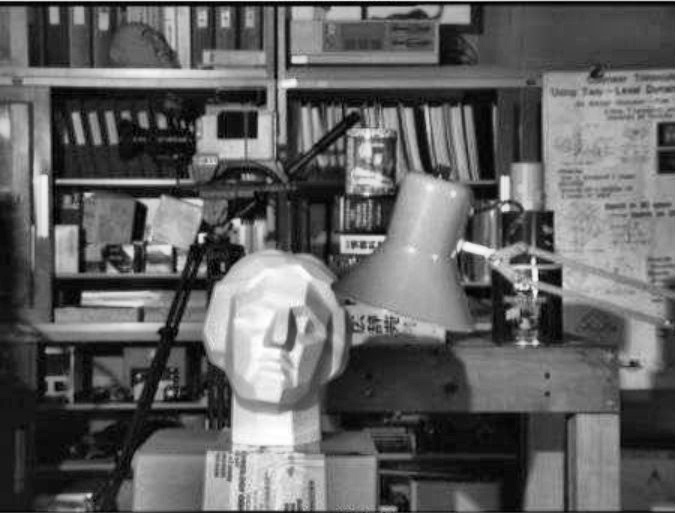
#> input picture DATA-ANALYSIS -LEVEL-1/6. Session-3_Exploring the World of Images and Data with NumPy and OpenCV/Images/clahe.jpg, 676 x 513 px, given in place of the camera
$ python Mini_Project.py
#> lines starting #> are read from the running program, lines starting #| are printed output that depends on the picture; after the words box and inside, x2 and y2 are one past the last pixel; in counts of white or black regions, pixels touching at a corner belong together
# Mini Project
# Interactive Image Editor with OpenCV
# It provides an interactive GUI where users can apply filters, adjust brightness/contrast, draw shapes, add text, and transform images in real time.

# Features
# ✅ Live Webcam Feed
# ✅ Interactive Trackbars for Adjustments
# ✅ Drawing & Text Overlays
# ✅ Image Transformations (Rotate, Flip, Crop, Resize)
# ✅ Multiple Filters (Blur, Grayscale, Edge Detection, etc.)


import cv2
import numpy as np

# Initialize webcam
cap = cv2.VideoCapture(0)

# Create a window with trackbars
cv2.namedWindow("Interactive Image Editor")

# Trackbar callbacks (do nothing, just needed for OpenCV)
def nothing(x):
    pass

# Create trackbars for brightness, contrast, and filters
cv2.createTrackbar("Brightness", "Interactive Image Editor", 50, 100, nothing)
cv2.createTrackbar("Contrast", "Interactive Image Editor", 50, 100, nothing)
cv2.createTrackbar("Filter", "Interactive Image Editor", 0, 5, nothing)  # 0: None, 1: Grayscale, 2: Blur, 3: Edges, 4: Sketch, 5: Invert
#> slider 'Filter' is set to 1
cv2.createTrackbar("Rotation", "Interactive Image Editor", 0, 360, nothing)
#> slider 'Rotation' is set to 100
cv2.createTrackbar("Flip", "Interactive Image Editor", 0, 2, nothing)  # 0: None, 1: Horizontal, 2: Vertical
#> slider 'Flip' is set to 1

# Drawing mode variables
drawing = False
ix, iy = -1, -1
color = (0, 255, 0)  # Green
thickness = 2

# Mouse callback for drawing
def draw(event, x, y, flags, param):
    global ix, iy, drawing, img
    if event == cv2.EVENT_LBUTTONDOWN:
        drawing = True
        ix, iy = x, y
    elif event == cv2.EVENT_MOUSEMOVE:
        if drawing:
            cv2.line(img, (ix, iy), (x, y), color, thickness)
            ix, iy = x, y
    elif event == cv2.EVENT_LBUTTONUP:
        drawing = False
        cv2.line(img, (ix, iy), (x, y), color, thickness)

cv2.setMouseCallback("Interactive Image Editor", draw)

while True:
    # Read frame from webcam
    ret, img = cap.read()
#> img is the input picture: shape (513, 676, 3); min 0, max 255, mean 97.9
    if not ret:
        break

    # Get trackbar values
    brightness = cv2.getTrackbarPos("Brightness", "Interactive Image Editor") - 50
    contrast = cv2.getTrackbarPos("Contrast", "Interactive Image Editor") / 50
    filter_mode = cv2.getTrackbarPos("Filter", "Interactive Image Editor")
    rotation = cv2.getTrackbarPos("Rotation", "Interactive Image Editor")
    flip_mode = cv2.getTrackbarPos("Flip", "Interactive Image Editor")

    # Adjust brightness & contrast (Section 5)
    img = cv2.convertScaleAbs(img, alpha=contrast, beta=brightness)

    # Apply filters (Section 6)
    if filter_mode == 1:  # Grayscale
        img = cv2.cvtColor(img, cv2.COLOR_BGR2GRAY)
#> img: shape (513, 676)
        img = cv2.cvtColor(img, cv2.COLOR_GRAY2BGR)
    elif filter_mode == 2:  # Blur
        img = cv2.GaussianBlur(img, (15, 15), 0)
    elif filter_mode == 3:  # Edge Detection
        gray = cv2.cvtColor(img, cv2.COLOR_BGR2GRAY)
        edges = cv2.Canny(gray, 100, 200)
        img = cv2.cvtColor(edges, cv2.COLOR_GRAY2BGR)
    elif filter_mode == 4:  # Pencil Sketch
        gray = cv2.cvtColor(img, cv2.COLOR_BGR2GRAY)
        inverted = cv2.bitwise_not(gray)
        blurred = cv2.GaussianBlur(inverted, (21, 21), 0)
        sketch = cv2.divide(gray, blurred, scale=256.0)
        img = cv2.cvtColor(sketch, cv2.COLOR_GRAY2BGR)
    elif filter_mode == 5:  # Invert Colors
        img = cv2.bitwise_not(img)

    # Rotate image (Section 10)
    if rotation != 0:
        h, w = img.shape[:2]
#> h = 513; w = 676
        M = cv2.getRotationMatrix2D((w//2, h//2), rotation, 1.0)
        img = cv2.warpAffine(img, M, (w, h))
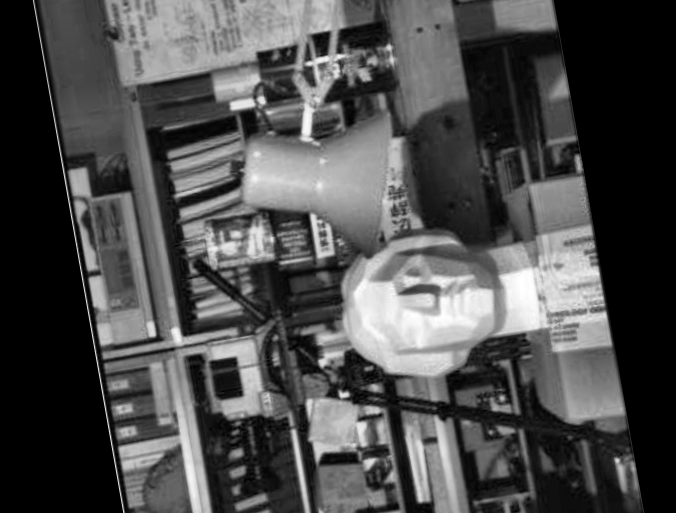
#> img: shape (513, 676, 3); min 0, max 255, mean 76.8

    # Flip image (Section 10)
    if flip_mode == 1:
        img = cv2.flip(img, 1)  # Horizontal flip
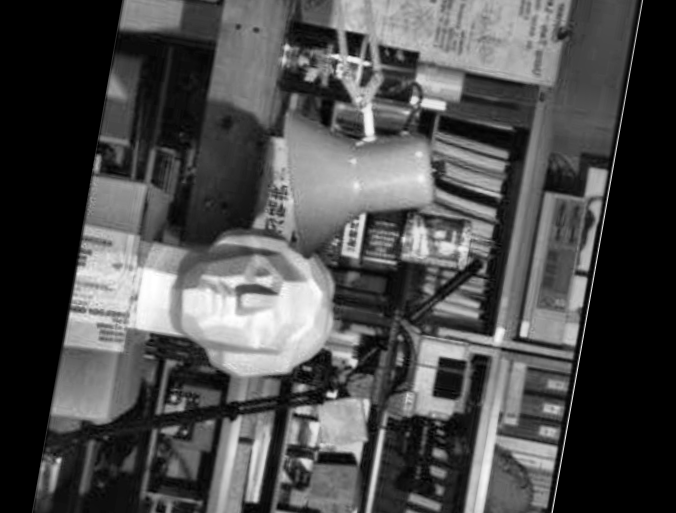
#> img: shape (513, 676, 3); min 0, max 255, mean 76.8
    elif flip_mode == 2:
        img = cv2.flip(img, 0)  # Vertical flip

    # Add text (Section 8)
    cv2.putText(img, "OpenCV Mini Project", (10, 30), cv2.FONT_HERSHEY_SIMPLEX, 0.7, (255, 0, 0), 2)
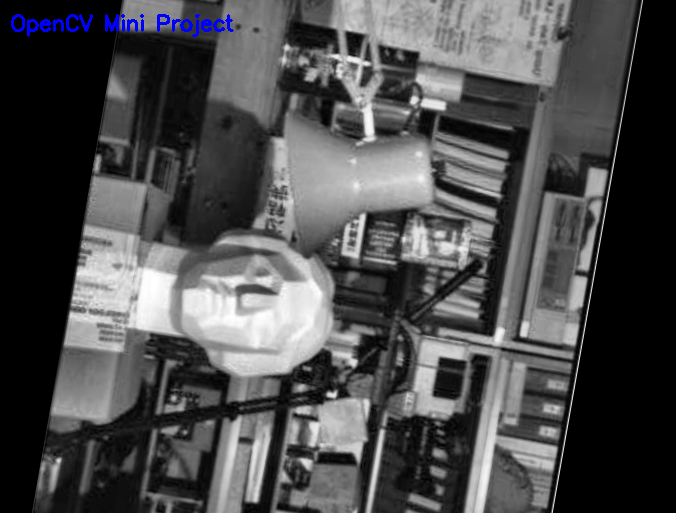
#> img: shape (513, 676, 3); 0.45% of pixels changed, all inside (x1, y1, x2, y2) = (11, 14, 234, 37)

    # Display the image
    cv2.imshow("Interactive Image Editor", img)

    # Exit on 'ESC' key
    if cv2.waitKey(1) == 27:
#> (key Esc is pressed here)
        break

# Release resources
cap.release()
cv2.destroyAllWindows()

$ run again, on DATA-ANALYSIS -LEVEL-1/6. Session-3_Exploring the World of Images and Data with NumPy and OpenCV/Images/example.jpg
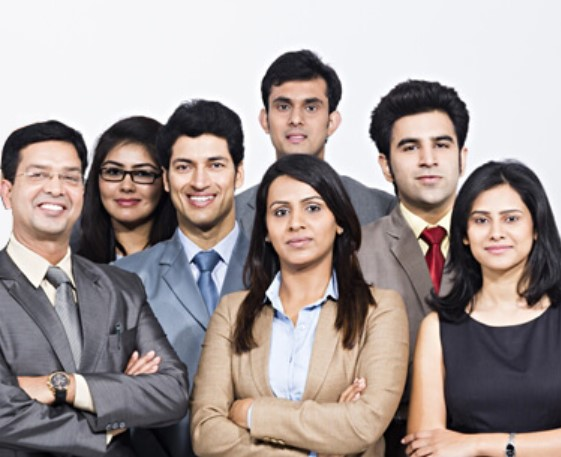
#> input picture DATA-ANALYSIS -LEVEL-1/6. Session-3_Exploring the World of Images and Data with NumPy and OpenCV/Images/example.jpg, 561 x 457 px, given in place of the camera
#> img is the input picture: shape (457, 561, 3); mean B, G, R 150.8, 152.9, 164
#> `img = cv2.warpAffine(img, M, (w, h))`:
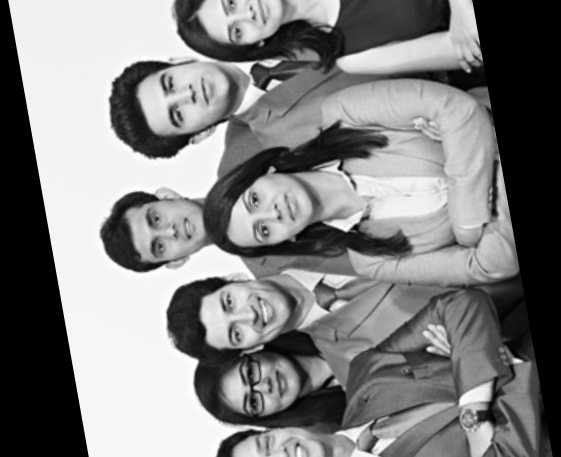
#> img: shape (457, 561, 3); min 0, max 255, mean 128.8
#> `cv2.putText(img, "OpenCV Mini Project", (10, 30), cv2.FONT_HERSHEY_SIM..`:
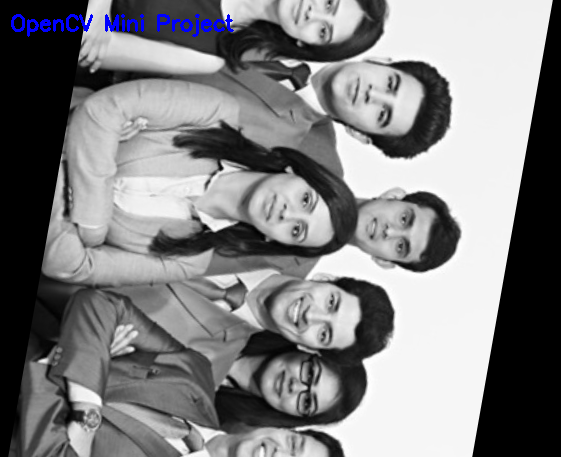
#> img: shape (457, 561, 3); mean B, G, R 130.1, 128.5, 128.5
